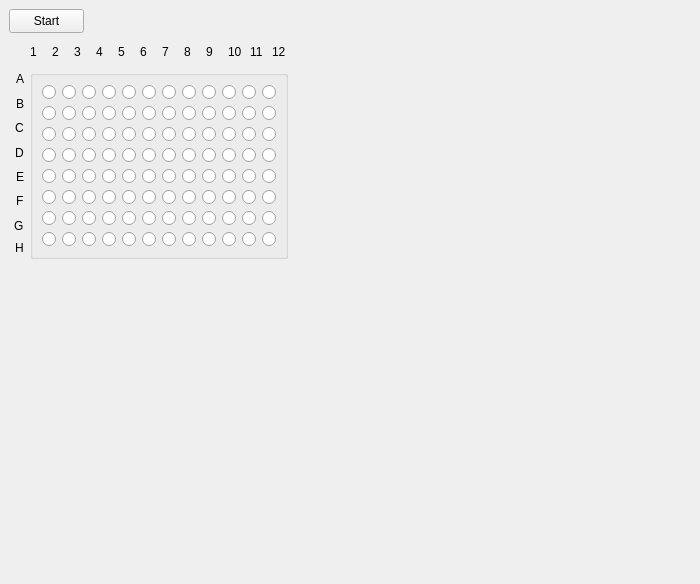
<?xml version="1.0" encoding="UTF-8"?>
<ui version="4.0">
 <class>MainWindow</class>
 <widget class="QMainWindow" name="MainWindow">
  <property name="geometry">
   <rect>
    <x>0</x>
    <y>0</y>
    <width>700</width>
    <height>584</height>
   </rect>
  </property>
  <property name="windowTitle">
   <string>MainWindow</string>
  </property>
  <widget class="QWidget" name="centralwidget">
   <widget class="QPushButton" name="pushButton">
    <property name="geometry">
     <rect>
      <x>9</x>
      <y>9</y>
      <width>75</width>
      <height>24</height>
     </rect>
    </property>
    <property name="text">
     <string>Start</string>
    </property>
   </widget>
   <widget class="QWidget" name="">
    <property name="geometry">
     <rect>
      <x>9</x>
      <y>39</y>
      <width>279</width>
      <height>220</height>
     </rect>
    </property>
    <layout class="QGridLayout" name="gridLayout">
     <item row="1" column="0">
      <layout class="QVBoxLayout" name="verticalLayout_14">
       <item>
        <widget class="QLabel" name="label">
         <property name="styleSheet">
          <string notr="true">font: 63 italic 12pt &quot;Ubuntu&quot;;</string>
         </property>
         <property name="text">
          <string>A</string>
         </property>
         <property name="alignment">
          <set>Qt::AlignRight|Qt::AlignTrailing|Qt::AlignVCenter</set>
         </property>
        </widget>
       </item>
       <item alignment="Qt::AlignRight">
        <widget class="QLabel" name="label_2">
         <property name="styleSheet">
          <string notr="true">font: 63 italic 12pt &quot;Ubuntu&quot;;</string>
         </property>
         <property name="text">
          <string>B</string>
         </property>
        </widget>
       </item>
       <item alignment="Qt::AlignRight">
        <widget class="QLabel" name="label_3">
         <property name="styleSheet">
          <string notr="true">font: 63 italic 12pt &quot;Ubuntu&quot;;</string>
         </property>
         <property name="text">
          <string>C</string>
         </property>
        </widget>
       </item>
       <item alignment="Qt::AlignRight">
        <widget class="QLabel" name="label_4">
         <property name="styleSheet">
          <string notr="true">font: 63 italic 12pt &quot;Ubuntu&quot;;</string>
         </property>
         <property name="text">
          <string>D</string>
         </property>
        </widget>
       </item>
       <item alignment="Qt::AlignRight">
        <widget class="QLabel" name="label_5">
         <property name="styleSheet">
          <string notr="true">font: 63 italic 12pt &quot;Ubuntu&quot;;</string>
         </property>
         <property name="text">
          <string>E</string>
         </property>
        </widget>
       </item>
       <item alignment="Qt::AlignRight">
        <widget class="QLabel" name="label_6">
         <property name="styleSheet">
          <string notr="true">font: 63 italic 12pt &quot;Ubuntu&quot;;</string>
         </property>
         <property name="text">
          <string>F</string>
         </property>
        </widget>
       </item>
       <item alignment="Qt::AlignRight">
        <widget class="QLabel" name="label_7">
         <property name="styleSheet">
          <string notr="true">font: 63 italic 12pt &quot;Ubuntu&quot;;</string>
         </property>
         <property name="text">
          <string>G</string>
         </property>
        </widget>
       </item>
       <item alignment="Qt::AlignRight|Qt::AlignTop">
        <widget class="QLabel" name="label_8">
         <property name="styleSheet">
          <string notr="true">font: 63 italic 12pt &quot;Ubuntu&quot;;</string>
         </property>
         <property name="text">
          <string>H</string>
         </property>
        </widget>
       </item>
      </layout>
     </item>
     <item row="0" column="1">
      <layout class="QHBoxLayout" name="horizontalLayout_4">
       <item>
        <widget class="QLabel" name="label_9">
         <property name="styleSheet">
          <string notr="true">font: 63 italic 14pt &quot;Ubuntu&quot;;</string>
         </property>
         <property name="text">
          <string>1</string>
         </property>
        </widget>
       </item>
       <item>
        <widget class="QLabel" name="label_10">
         <property name="styleSheet">
          <string notr="true">font: 63 italic 14pt &quot;Ubuntu&quot;;</string>
         </property>
         <property name="text">
          <string>2</string>
         </property>
        </widget>
       </item>
       <item>
        <widget class="QLabel" name="label_11">
         <property name="styleSheet">
          <string notr="true">font: 63 italic 14pt &quot;Ubuntu&quot;;</string>
         </property>
         <property name="text">
          <string>3</string>
         </property>
        </widget>
       </item>
       <item>
        <widget class="QLabel" name="label_12">
         <property name="styleSheet">
          <string notr="true">font: 63 italic 14pt &quot;Ubuntu&quot;;</string>
         </property>
         <property name="text">
          <string>4</string>
         </property>
        </widget>
       </item>
       <item>
        <widget class="QLabel" name="label_13">
         <property name="styleSheet">
          <string notr="true">font: 63 italic 14pt &quot;Ubuntu&quot;;</string>
         </property>
         <property name="text">
          <string>5</string>
         </property>
        </widget>
       </item>
       <item>
        <widget class="QLabel" name="label_14">
         <property name="styleSheet">
          <string notr="true">font: 63 italic 14pt &quot;Ubuntu&quot;;</string>
         </property>
         <property name="text">
          <string>6</string>
         </property>
        </widget>
       </item>
       <item>
        <widget class="QLabel" name="label_15">
         <property name="styleSheet">
          <string notr="true">font: 63 italic 14pt &quot;Ubuntu&quot;;</string>
         </property>
         <property name="text">
          <string>7</string>
         </property>
        </widget>
       </item>
       <item>
        <widget class="QLabel" name="label_16">
         <property name="styleSheet">
          <string notr="true">font: 63 italic 14pt &quot;Ubuntu&quot;;</string>
         </property>
         <property name="text">
          <string>8</string>
         </property>
        </widget>
       </item>
       <item>
        <widget class="QLabel" name="label_17">
         <property name="styleSheet">
          <string notr="true">font: 63 italic 14pt &quot;Ubuntu&quot;;</string>
         </property>
         <property name="text">
          <string>9</string>
         </property>
        </widget>
       </item>
       <item>
        <widget class="QLabel" name="label_18">
         <property name="styleSheet">
          <string notr="true">font: 63 italic 14pt &quot;Ubuntu&quot;;</string>
         </property>
         <property name="text">
          <string>10</string>
         </property>
        </widget>
       </item>
       <item>
        <widget class="QLabel" name="label_19">
         <property name="styleSheet">
          <string notr="true">font: 63 italic 14pt &quot;Ubuntu&quot;;</string>
         </property>
         <property name="text">
          <string>11</string>
         </property>
        </widget>
       </item>
       <item>
        <widget class="QLabel" name="label_20">
         <property name="styleSheet">
          <string notr="true">font: 63 italic 14pt &quot;Ubuntu&quot;;</string>
         </property>
         <property name="text">
          <string>12</string>
         </property>
        </widget>
       </item>
      </layout>
     </item>
     <item row="1" column="1">
      <widget class="QGroupBox" name="">
       <layout class="QHBoxLayout" name="horizontalLayout_3">
        <item>
         <layout class="QHBoxLayout" name="horizontalLayout">
          <item>
           <layout class="QVBoxLayout" name="verticalLayout">
            <item>
             <widget class="QRadioButton" name="radioButton_A1">
              <property name="layoutDirection">
               <enum>Qt::LeftToRight</enum>
              </property>
              <property name="styleSheet">
               <string notr="true">selection-color: rgb(255, 255, 127);</string>
              </property>
              <property name="text">
               <string/>
              </property>
              <property name="autoExclusive">
               <bool>false</bool>
              </property>
             </widget>
            </item>
            <item>
             <widget class="QRadioButton" name="radioButton_B1">
              <property name="text">
               <string/>
              </property>
              <property name="autoExclusive">
               <bool>false</bool>
              </property>
             </widget>
            </item>
            <item>
             <widget class="QRadioButton" name="radioButton_C1">
              <property name="text">
               <string/>
              </property>
              <property name="autoExclusive">
               <bool>false</bool>
              </property>
             </widget>
            </item>
            <item>
             <widget class="QRadioButton" name="radioButton_D1">
              <property name="text">
               <string/>
              </property>
              <property name="autoExclusive">
               <bool>false</bool>
              </property>
             </widget>
            </item>
            <item>
             <widget class="QRadioButton" name="radioButton_E1">
              <property name="text">
               <string/>
              </property>
              <property name="autoExclusive">
               <bool>false</bool>
              </property>
             </widget>
            </item>
            <item>
             <widget class="QRadioButton" name="radioButton_F1">
              <property name="text">
               <string/>
              </property>
              <property name="autoExclusive">
               <bool>false</bool>
              </property>
             </widget>
            </item>
            <item>
             <widget class="QRadioButton" name="radioButton_G1">
              <property name="text">
               <string/>
              </property>
              <property name="autoExclusive">
               <bool>false</bool>
              </property>
             </widget>
            </item>
            <item>
             <widget class="QRadioButton" name="radioButton_H1">
              <property name="text">
               <string/>
              </property>
              <property name="autoExclusive">
               <bool>false</bool>
              </property>
             </widget>
            </item>
           </layout>
          </item>
          <item>
           <layout class="QVBoxLayout" name="verticalLayout_2">
            <item>
             <widget class="QRadioButton" name="radioButton_A2">
              <property name="text">
               <string/>
              </property>
              <property name="autoExclusive">
               <bool>false</bool>
              </property>
             </widget>
            </item>
            <item>
             <widget class="QRadioButton" name="radioButton_B2">
              <property name="text">
               <string/>
              </property>
              <property name="autoExclusive">
               <bool>false</bool>
              </property>
             </widget>
            </item>
            <item>
             <widget class="QRadioButton" name="radioButton_C2">
              <property name="text">
               <string/>
              </property>
              <property name="autoExclusive">
               <bool>false</bool>
              </property>
             </widget>
            </item>
            <item>
             <widget class="QRadioButton" name="radioButton_D2">
              <property name="text">
               <string/>
              </property>
              <property name="autoExclusive">
               <bool>false</bool>
              </property>
             </widget>
            </item>
            <item>
             <widget class="QRadioButton" name="radioButton_E2">
              <property name="text">
               <string/>
              </property>
              <property name="autoExclusive">
               <bool>false</bool>
              </property>
             </widget>
            </item>
            <item>
             <widget class="QRadioButton" name="radioButton_F2">
              <property name="text">
               <string/>
              </property>
              <property name="autoExclusive">
               <bool>false</bool>
              </property>
             </widget>
            </item>
            <item>
             <widget class="QRadioButton" name="radioButton_G2">
              <property name="text">
               <string/>
              </property>
              <property name="autoExclusive">
               <bool>false</bool>
              </property>
             </widget>
            </item>
            <item>
             <widget class="QRadioButton" name="radioButton_H2">
              <property name="text">
               <string/>
              </property>
              <property name="autoExclusive">
               <bool>false</bool>
              </property>
             </widget>
            </item>
           </layout>
          </item>
          <item>
           <layout class="QVBoxLayout" name="verticalLayout_3">
            <item>
             <widget class="QRadioButton" name="radioButton_A3">
              <property name="text">
               <string/>
              </property>
              <property name="autoExclusive">
               <bool>false</bool>
              </property>
             </widget>
            </item>
            <item>
             <widget class="QRadioButton" name="radioButton_B3">
              <property name="text">
               <string/>
              </property>
              <property name="autoExclusive">
               <bool>false</bool>
              </property>
             </widget>
            </item>
            <item>
             <widget class="QRadioButton" name="radioButton_C3">
              <property name="text">
               <string/>
              </property>
              <property name="autoExclusive">
               <bool>false</bool>
              </property>
             </widget>
            </item>
            <item>
             <widget class="QRadioButton" name="radioButton_D3">
              <property name="text">
               <string/>
              </property>
              <property name="autoExclusive">
               <bool>false</bool>
              </property>
             </widget>
            </item>
            <item>
             <widget class="QRadioButton" name="radioButton_E3">
              <property name="text">
               <string/>
              </property>
              <property name="autoExclusive">
               <bool>false</bool>
              </property>
             </widget>
            </item>
            <item>
             <widget class="QRadioButton" name="radioButton_F3">
              <property name="text">
               <string/>
              </property>
              <property name="autoExclusive">
               <bool>false</bool>
              </property>
             </widget>
            </item>
            <item>
             <widget class="QRadioButton" name="radioButton_G3">
              <property name="text">
               <string/>
              </property>
              <property name="autoExclusive">
               <bool>false</bool>
              </property>
             </widget>
            </item>
            <item>
             <widget class="QRadioButton" name="radioButton_H3">
              <property name="text">
               <string/>
              </property>
              <property name="autoExclusive">
               <bool>false</bool>
              </property>
             </widget>
            </item>
           </layout>
          </item>
          <item>
           <layout class="QVBoxLayout" name="verticalLayout_4">
            <item>
             <widget class="QRadioButton" name="radioButton_A4">
              <property name="text">
               <string/>
              </property>
              <property name="autoExclusive">
               <bool>false</bool>
              </property>
             </widget>
            </item>
            <item>
             <widget class="QRadioButton" name="radioButton_B4">
              <property name="text">
               <string/>
              </property>
              <property name="autoExclusive">
               <bool>false</bool>
              </property>
             </widget>
            </item>
            <item>
             <widget class="QRadioButton" name="radioButton_C4">
              <property name="text">
               <string/>
              </property>
              <property name="autoExclusive">
               <bool>false</bool>
              </property>
             </widget>
            </item>
            <item>
             <widget class="QRadioButton" name="radioButton_D4">
              <property name="text">
               <string/>
              </property>
              <property name="autoExclusive">
               <bool>false</bool>
              </property>
             </widget>
            </item>
            <item>
             <widget class="QRadioButton" name="radioButton_E4">
              <property name="text">
               <string/>
              </property>
              <property name="autoExclusive">
               <bool>false</bool>
              </property>
             </widget>
            </item>
            <item>
             <widget class="QRadioButton" name="radioButton_F4">
              <property name="text">
               <string/>
              </property>
              <property name="autoExclusive">
               <bool>false</bool>
              </property>
             </widget>
            </item>
            <item>
             <widget class="QRadioButton" name="radioButton_G4">
              <property name="text">
               <string/>
              </property>
              <property name="autoExclusive">
               <bool>false</bool>
              </property>
             </widget>
            </item>
            <item>
             <widget class="QRadioButton" name="radioButton_H4">
              <property name="text">
               <string/>
              </property>
              <property name="autoExclusive">
               <bool>false</bool>
              </property>
             </widget>
            </item>
           </layout>
          </item>
          <item>
           <layout class="QVBoxLayout" name="verticalLayout_5">
            <item>
             <widget class="QRadioButton" name="radioButton_A5">
              <property name="text">
               <string/>
              </property>
              <property name="autoExclusive">
               <bool>false</bool>
              </property>
             </widget>
            </item>
            <item>
             <widget class="QRadioButton" name="radioButton_B5">
              <property name="text">
               <string/>
              </property>
              <property name="autoExclusive">
               <bool>false</bool>
              </property>
             </widget>
            </item>
            <item>
             <widget class="QRadioButton" name="radioButton_C5">
              <property name="text">
               <string/>
              </property>
              <property name="autoExclusive">
               <bool>false</bool>
              </property>
             </widget>
            </item>
            <item>
             <widget class="QRadioButton" name="radioButton_D5">
              <property name="text">
               <string/>
              </property>
              <property name="autoExclusive">
               <bool>false</bool>
              </property>
             </widget>
            </item>
            <item>
             <widget class="QRadioButton" name="radioButton_E5">
              <property name="text">
               <string/>
              </property>
              <property name="autoExclusive">
               <bool>false</bool>
              </property>
             </widget>
            </item>
            <item>
             <widget class="QRadioButton" name="radioButton_F5">
              <property name="text">
               <string/>
              </property>
              <property name="autoExclusive">
               <bool>false</bool>
              </property>
             </widget>
            </item>
            <item>
             <widget class="QRadioButton" name="radioButton_G5">
              <property name="text">
               <string/>
              </property>
              <property name="autoExclusive">
               <bool>false</bool>
              </property>
             </widget>
            </item>
            <item>
             <widget class="QRadioButton" name="radioButton_H5">
              <property name="text">
               <string/>
              </property>
              <property name="autoExclusive">
               <bool>false</bool>
              </property>
             </widget>
            </item>
           </layout>
          </item>
          <item>
           <layout class="QVBoxLayout" name="verticalLayout_6">
            <item>
             <widget class="QRadioButton" name="radioButton_A6">
              <property name="text">
               <string/>
              </property>
              <property name="autoExclusive">
               <bool>false</bool>
              </property>
             </widget>
            </item>
            <item>
             <widget class="QRadioButton" name="radioButton_B6">
              <property name="text">
               <string/>
              </property>
              <property name="autoExclusive">
               <bool>false</bool>
              </property>
             </widget>
            </item>
            <item>
             <widget class="QRadioButton" name="radioButton_C6">
              <property name="text">
               <string/>
              </property>
              <property name="autoExclusive">
               <bool>false</bool>
              </property>
             </widget>
            </item>
            <item>
             <widget class="QRadioButton" name="radioButton_D6">
              <property name="text">
               <string/>
              </property>
              <property name="autoExclusive">
               <bool>false</bool>
              </property>
             </widget>
            </item>
            <item>
             <widget class="QRadioButton" name="radioButton_E6">
              <property name="text">
               <string/>
              </property>
              <property name="autoExclusive">
               <bool>false</bool>
              </property>
             </widget>
            </item>
            <item>
             <widget class="QRadioButton" name="radioButton_F6">
              <property name="text">
               <string/>
              </property>
              <property name="autoExclusive">
               <bool>false</bool>
              </property>
             </widget>
            </item>
            <item>
             <widget class="QRadioButton" name="radioButton_G6">
              <property name="text">
               <string/>
              </property>
              <property name="autoExclusive">
               <bool>false</bool>
              </property>
             </widget>
            </item>
            <item>
             <widget class="QRadioButton" name="radioButton_H6">
              <property name="text">
               <string/>
              </property>
              <property name="autoExclusive">
               <bool>false</bool>
              </property>
             </widget>
            </item>
           </layout>
          </item>
         </layout>
        </item>
        <item>
         <layout class="QHBoxLayout" name="horizontalLayout_2">
          <item>
           <layout class="QVBoxLayout" name="verticalLayout_7">
            <item>
             <widget class="QRadioButton" name="radioButton_A7">
              <property name="text">
               <string/>
              </property>
              <property name="autoExclusive">
               <bool>false</bool>
              </property>
             </widget>
            </item>
            <item>
             <widget class="QRadioButton" name="radioButton_B7">
              <property name="text">
               <string/>
              </property>
              <property name="autoExclusive">
               <bool>false</bool>
              </property>
             </widget>
            </item>
            <item>
             <widget class="QRadioButton" name="radioButton_C7">
              <property name="text">
               <string/>
              </property>
              <property name="autoExclusive">
               <bool>false</bool>
              </property>
             </widget>
            </item>
            <item>
             <widget class="QRadioButton" name="radioButton_D7">
              <property name="text">
               <string/>
              </property>
              <property name="autoExclusive">
               <bool>false</bool>
              </property>
             </widget>
            </item>
            <item>
             <widget class="QRadioButton" name="radioButton_E7">
              <property name="text">
               <string/>
              </property>
              <property name="autoExclusive">
               <bool>false</bool>
              </property>
             </widget>
            </item>
            <item>
             <widget class="QRadioButton" name="radioButton_F7">
              <property name="text">
               <string/>
              </property>
              <property name="autoExclusive">
               <bool>false</bool>
              </property>
             </widget>
            </item>
            <item>
             <widget class="QRadioButton" name="radioButton_G7">
              <property name="text">
               <string/>
              </property>
              <property name="autoExclusive">
               <bool>false</bool>
              </property>
             </widget>
            </item>
            <item>
             <widget class="QRadioButton" name="radioButton_H7">
              <property name="text">
               <string/>
              </property>
              <property name="autoExclusive">
               <bool>false</bool>
              </property>
             </widget>
            </item>
           </layout>
          </item>
          <item>
           <layout class="QVBoxLayout" name="verticalLayout_17">
            <item>
             <widget class="QRadioButton" name="radioButton_A8">
              <property name="text">
               <string/>
              </property>
              <property name="autoExclusive">
               <bool>false</bool>
              </property>
             </widget>
            </item>
            <item>
             <widget class="QRadioButton" name="radioButton_B8">
              <property name="text">
               <string/>
              </property>
              <property name="autoExclusive">
               <bool>false</bool>
              </property>
             </widget>
            </item>
            <item>
             <widget class="QRadioButton" name="radioButton_C8">
              <property name="text">
               <string/>
              </property>
              <property name="autoExclusive">
               <bool>false</bool>
              </property>
             </widget>
            </item>
            <item>
             <widget class="QRadioButton" name="radioButton_D8">
              <property name="text">
               <string/>
              </property>
              <property name="autoExclusive">
               <bool>false</bool>
              </property>
             </widget>
            </item>
            <item>
             <widget class="QRadioButton" name="radioButton_E8">
              <property name="text">
               <string/>
              </property>
              <property name="autoExclusive">
               <bool>false</bool>
              </property>
             </widget>
            </item>
            <item>
             <widget class="QRadioButton" name="radioButton_F8">
              <property name="text">
               <string/>
              </property>
              <property name="autoExclusive">
               <bool>false</bool>
              </property>
             </widget>
            </item>
            <item>
             <widget class="QRadioButton" name="radioButton_G8">
              <property name="text">
               <string/>
              </property>
              <property name="autoExclusive">
               <bool>false</bool>
              </property>
             </widget>
            </item>
            <item>
             <widget class="QRadioButton" name="radioButton_H8">
              <property name="text">
               <string/>
              </property>
              <property name="autoExclusive">
               <bool>false</bool>
              </property>
             </widget>
            </item>
           </layout>
          </item>
          <item>
           <layout class="QVBoxLayout" name="verticalLayout_18">
            <item>
             <widget class="QRadioButton" name="radioButton_A9">
              <property name="text">
               <string/>
              </property>
              <property name="autoExclusive">
               <bool>false</bool>
              </property>
             </widget>
            </item>
            <item>
             <widget class="QRadioButton" name="radioButton_B9">
              <property name="text">
               <string/>
              </property>
              <property name="autoExclusive">
               <bool>false</bool>
              </property>
             </widget>
            </item>
            <item>
             <widget class="QRadioButton" name="radioButton_C9">
              <property name="text">
               <string/>
              </property>
              <property name="autoExclusive">
               <bool>false</bool>
              </property>
             </widget>
            </item>
            <item>
             <widget class="QRadioButton" name="radioButton_D9">
              <property name="text">
               <string/>
              </property>
              <property name="autoExclusive">
               <bool>false</bool>
              </property>
             </widget>
            </item>
            <item>
             <widget class="QRadioButton" name="radioButton_E9">
              <property name="text">
               <string/>
              </property>
              <property name="autoExclusive">
               <bool>false</bool>
              </property>
             </widget>
            </item>
            <item>
             <widget class="QRadioButton" name="radioButton_F9">
              <property name="text">
               <string/>
              </property>
              <property name="autoExclusive">
               <bool>false</bool>
              </property>
             </widget>
            </item>
            <item>
             <widget class="QRadioButton" name="radioButton_G9">
              <property name="text">
               <string/>
              </property>
              <property name="autoExclusive">
               <bool>false</bool>
              </property>
             </widget>
            </item>
            <item>
             <widget class="QRadioButton" name="radioButton_H9">
              <property name="text">
               <string/>
              </property>
              <property name="autoExclusive">
               <bool>false</bool>
              </property>
             </widget>
            </item>
           </layout>
          </item>
          <item>
           <layout class="QVBoxLayout" name="verticalLayout_19">
            <item>
             <widget class="QRadioButton" name="radioButton_A10">
              <property name="text">
               <string/>
              </property>
              <property name="autoExclusive">
               <bool>false</bool>
              </property>
             </widget>
            </item>
            <item>
             <widget class="QRadioButton" name="radioButton_B10">
              <property name="text">
               <string/>
              </property>
              <property name="autoExclusive">
               <bool>false</bool>
              </property>
             </widget>
            </item>
            <item>
             <widget class="QRadioButton" name="radioButton_C10">
              <property name="text">
               <string/>
              </property>
              <property name="autoExclusive">
               <bool>false</bool>
              </property>
             </widget>
            </item>
            <item>
             <widget class="QRadioButton" name="radioButton_D10">
              <property name="text">
               <string/>
              </property>
              <property name="autoExclusive">
               <bool>false</bool>
              </property>
             </widget>
            </item>
            <item>
             <widget class="QRadioButton" name="radioButton_E10">
              <property name="text">
               <string/>
              </property>
              <property name="autoExclusive">
               <bool>false</bool>
              </property>
             </widget>
            </item>
            <item>
             <widget class="QRadioButton" name="radioButton_F10">
              <property name="text">
               <string/>
              </property>
              <property name="autoExclusive">
               <bool>false</bool>
              </property>
             </widget>
            </item>
            <item>
             <widget class="QRadioButton" name="radioButton_G10">
              <property name="text">
               <string/>
              </property>
              <property name="autoExclusive">
               <bool>false</bool>
              </property>
             </widget>
            </item>
            <item>
             <widget class="QRadioButton" name="radioButton_H10">
              <property name="text">
               <string/>
              </property>
              <property name="autoExclusive">
               <bool>false</bool>
              </property>
             </widget>
            </item>
           </layout>
          </item>
          <item>
           <layout class="QVBoxLayout" name="verticalLayout_20">
            <item>
             <widget class="QRadioButton" name="radioButton_A11">
              <property name="text">
               <string/>
              </property>
              <property name="autoExclusive">
               <bool>false</bool>
              </property>
             </widget>
            </item>
            <item>
             <widget class="QRadioButton" name="radioButton_B11">
              <property name="text">
               <string/>
              </property>
              <property name="autoExclusive">
               <bool>false</bool>
              </property>
             </widget>
            </item>
            <item>
             <widget class="QRadioButton" name="radioButton_C11">
              <property name="text">
               <string/>
              </property>
              <property name="autoExclusive">
               <bool>false</bool>
              </property>
             </widget>
            </item>
            <item>
             <widget class="QRadioButton" name="radioButton_D11">
              <property name="text">
               <string/>
              </property>
              <property name="autoExclusive">
               <bool>false</bool>
              </property>
             </widget>
            </item>
            <item>
             <widget class="QRadioButton" name="radioButton_E11">
              <property name="text">
               <string/>
              </property>
              <property name="autoExclusive">
               <bool>false</bool>
              </property>
             </widget>
            </item>
            <item>
             <widget class="QRadioButton" name="radioButton_F11">
              <property name="text">
               <string/>
              </property>
              <property name="autoExclusive">
               <bool>false</bool>
              </property>
             </widget>
            </item>
            <item>
             <widget class="QRadioButton" name="radioButton_G11">
              <property name="text">
               <string/>
              </property>
              <property name="autoExclusive">
               <bool>false</bool>
              </property>
             </widget>
            </item>
            <item>
             <widget class="QRadioButton" name="radioButton_H11">
              <property name="text">
               <string/>
              </property>
              <property name="autoExclusive">
               <bool>false</bool>
              </property>
             </widget>
            </item>
           </layout>
          </item>
          <item>
           <layout class="QVBoxLayout" name="verticalLayout_21">
            <item>
             <widget class="QRadioButton" name="radioButton_A12">
              <property name="text">
               <string/>
              </property>
              <property name="autoExclusive">
               <bool>false</bool>
              </property>
             </widget>
            </item>
            <item>
             <widget class="QRadioButton" name="radioButton_B12">
              <property name="text">
               <string/>
              </property>
              <property name="autoExclusive">
               <bool>false</bool>
              </property>
             </widget>
            </item>
            <item>
             <widget class="QRadioButton" name="radioButton_C12">
              <property name="text">
               <string/>
              </property>
              <property name="autoExclusive">
               <bool>false</bool>
              </property>
             </widget>
            </item>
            <item>
             <widget class="QRadioButton" name="radioButton_D12">
              <property name="text">
               <string/>
              </property>
              <property name="autoExclusive">
               <bool>false</bool>
              </property>
             </widget>
            </item>
            <item>
             <widget class="QRadioButton" name="radioButton_E12">
              <property name="text">
               <string/>
              </property>
              <property name="autoExclusive">
               <bool>false</bool>
              </property>
             </widget>
            </item>
            <item>
             <widget class="QRadioButton" name="radioButton_F12">
              <property name="text">
               <string/>
              </property>
              <property name="autoExclusive">
               <bool>false</bool>
              </property>
             </widget>
            </item>
            <item>
             <widget class="QRadioButton" name="radioButton_G12">
              <property name="text">
               <string/>
              </property>
              <property name="autoExclusive">
               <bool>false</bool>
              </property>
             </widget>
            </item>
            <item>
             <widget class="QRadioButton" name="radioButton_H12">
              <property name="text">
               <string/>
              </property>
              <property name="autoExclusive">
               <bool>false</bool>
              </property>
             </widget>
            </item>
           </layout>
          </item>
         </layout>
        </item>
       </layout>
      </widget>
     </item>
    </layout>
   </widget>
  </widget>
 </widget>
 <resources/>
 <connections/>
</ui>
